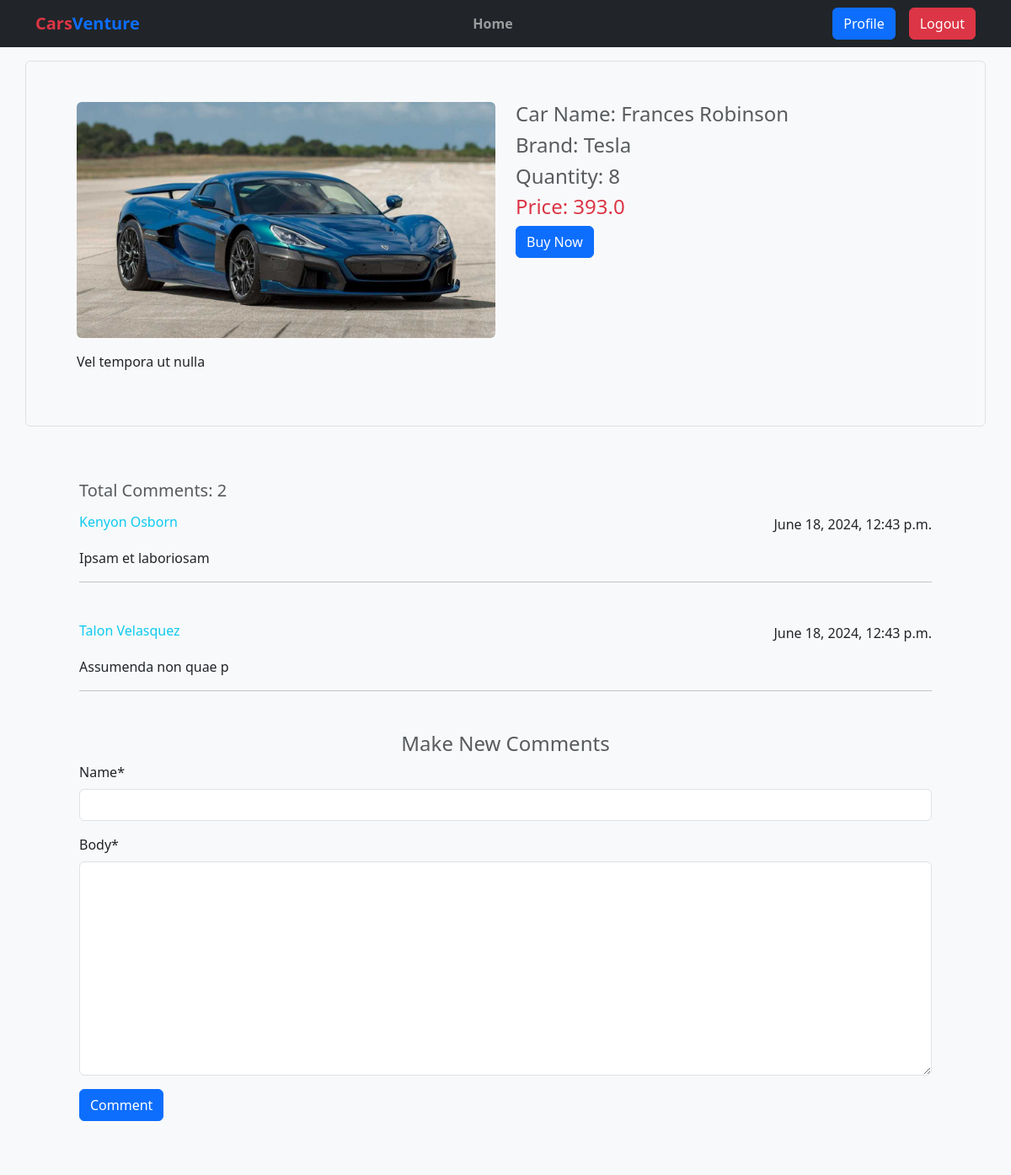
Screenshot of /car/details/1/ (signed in) with the database file from the repository.
### car/models.py (models this page shows, shortened)
class Car(models.Model):
    name = models.CharField(max_length=100)
    brand = models.ForeignKey(Brand, on_delete=models.CASCADE)
    price = models.FloatField(max_length=100)
    quantity = models.IntegerField()
    description = models.TextField()
    image = models.ImageField(upload_to="uploads/car/")

class Comment(models.Model):
    car = models.ForeignKey(Car, on_delete=models.CASCADE, related_name="comments")
    name = models.CharField(max_length=100)
    body = models.TextField()
    created_at = models.DateTimeField(auto_now_add=True)

### brand/models.py (models this page shows, shortened)
class Brand(models.Model):
    name = models.CharField(max_length=100)
    slug = models.SlugField(max_length=100, unique=True)

### car/views.py (the view, shortened to what this page needs)
# urls.py: path("details/<int:id>/", views.CarDetails.as_view(), name="car_details"),
class CarDetails(DetailView):
    template_name = "car_details.html"
    pk_url_kwarg = "id"
    model = Car
    def get_context_data(self, **kwargs):
        context = super().get_context_data()
        car = self.object
        comments = car.comments.all()
        form = CommentForm()
        context["comments"] = comments
        context["form"] = form
        return context

### car/forms.py
class CommentForm(forms.ModelForm):
    class Meta:
        model = Comment
        fields = ["name", "body"]

### car/templates/car_details.html
{% extends "base.html" %}
{% block content %}
<div class="container">
  <div class="row border p-5 rounded mt-3">
    <div class="col-6">
      <img
        src="{{car.image.url}}"
        class="img-fluid rounded"
        style="width: 100%"
        alt=""
      />
    </div>
    <div class="col-6">
      <h4 class="text-muted">Car Name: {{car.name}}</h4>
      <h4 class="text-muted">Brand: {{car.brand.name}}</h4>
      <h4 class="text-muted">Quantity: {{car.quantity}}</h4>
      <h4 class="text-danger">Price: {{car.price}}</h4>
      {% if request.user.is_authenticated %}
      <a href="{% url "order_car" car.id %}" class="btn btn-primary">Buy Now</a>
      {% endif %}
    </div>
    <div class="mt-3">
      <p>{{car.description}}</p>
    </div>
  </div>
  <div class="row">
    <div class="card p-5 border-0 bg-light">
      <div class="card-body">
        <h5 class="mb-3 text-muted">Total Comments: {{ comments | length}}</h5>
        {% for comment in comments %}
        <div class="mb-5">
          <div class="d-flex justify-content-between">
            <h6 class="text-info">{{comment.name}}</h6>
            <p>{{comment.created_at}}</p>
          </div>
          <p class="">{{comment.body}}</p>
          <hr />
        </div>
        {% endfor %}
        <h4 class="text-muted text-center">Make New Comments</h4>
        {% load crispy_forms_tags %}
        <form method="POST">
          {% csrf_token %} {{ form | crispy }}
          <button type="submit" class="btn btn-primary">Comment</button>
        </form>
      </div>
    </div>
  </div>
</div>
{% endblock content %}

### rows the page displays
Car: image (picture), name "Frances Robinson", brand.name "Tesla", quantity "8", price "393.0", description "Vel tempora ut nulla"
Comment: name "Kenyon Osborn", created_at "June 18, 2024, 12:43 p.m.", body "Ipsam et laboriosam"
Comment: name "Talon Velasquez", created_at "June 18, 2024, 12:43 p.m.", body "Assumenda non quae p"

### other values shown
{{ comments | length }} "2"
